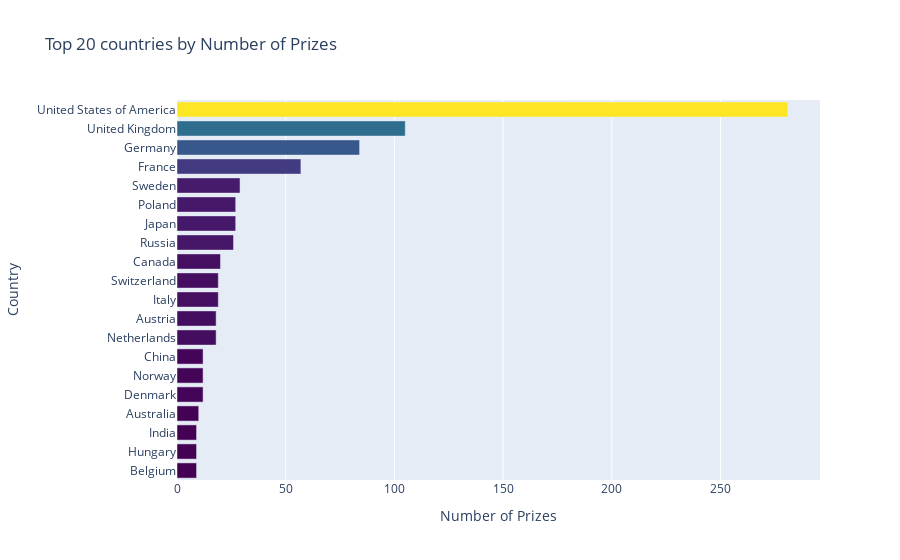

Source (notebook cell):
### Code cell
h_bar = px.bar(x=top20_countries.prize,
               y=top20_countries.birth_country_current,
               color=top20_countries.prize,
               color_continuous_scale='Viridis',
               title='Top 20 countries by Number of Prizes'
               )

h_bar.update_layout(xaxis_title = 'Number of Prizes',
                    yaxis_title = 'Country',
                    coloraxis_showscale=False
                    )

h_bar.show()

### Figure 1 — Plotly figure (JSON) as saved in the notebook; plotly's stock layout.template omitted (floating-point values rounded to 4 significant figures)
{"data": [{"alignmentgroup": "True", "hovertemplate": "x=%{x}<br>y=%{y}<br>color=%{marker.color}<extra></extra>", "legendgroup": "", "marker": {"color": [9, 9, 9, 10, 12, 12, 12, 18, 18, 19, 19, 20, 26, 27, 27, 29, 57, 84, 105, 281], "coloraxis": "coloraxis", "pattern": {"shape": ""}}, "name": "", "offsetgroup": "", "orientation": "h", "showlegend": false, "textposition": "auto", "type": "bar", "x": [9, 9, 9, 10, 12, 12, 12, 18, 18, 19, 19, 20, 26, 27, 27, 29, 57, 84, 105, 281], "xaxis": "x", "y": ["Belgium", "Hungary", "India", "Australia", "Denmark", "Norway", "China", "Netherlands", "Austria", "Italy", "Switzerland", "Canada", "Russia", "Japan", "Poland", "Sweden", "France", "Germany", "United Kingdom", "United States of America"], "yaxis": "y"}], "layout": {"barmode": "relative", "coloraxis": {"colorbar": {"title": {"text": "color"}}, "colorscale": [[0, "#440154"], [0.1111, "#482878"], [0.2222, "#3e4989"], [0.3333, "#31688e"], [0.4444, "#26828e"], [0.5556, "#1f9e89"], [0.6667, "#35b779"], [0.7778, "#6ece58"], [0.8889, "#b5de2b"], [1, "#fde725"]], "showscale": false}, "legend": {"tracegroupgap": 0}, "title": {"text": "Top 20 countries by Number of Prizes"}, "xaxis": {"anchor": "y", "domain": [0, 1], "title": {"text": "Number of Prizes"}}, "yaxis": {"anchor": "x", "domain": [0, 1], "title": {"text": "Country"}}}}
